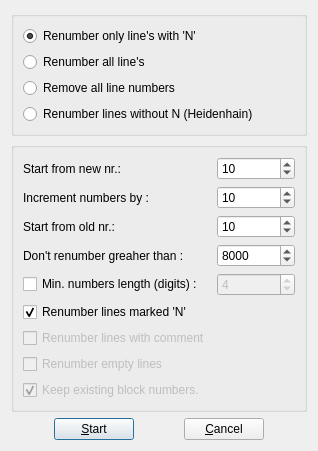
<?xml version="1.0" encoding="UTF-8"?>
<ui version="4.0">
 <class>RenumberDialog</class>
 <widget class="QDialog" name="RenumberDialog">
  <property name="windowModality">
   <enum>Qt::NonModal</enum>
  </property>
  <property name="geometry">
   <rect>
    <x>0</x>
    <y>0</y>
    <width>318</width>
    <height>432</height>
   </rect>
  </property>
  <property name="sizePolicy">
   <sizepolicy hsizetype="Preferred" vsizetype="Preferred">
    <horstretch>0</horstretch>
    <verstretch>0</verstretch>
   </sizepolicy>
  </property>
  <property name="windowTitle">
   <string>Dialog</string>
  </property>
  <property name="modal">
   <bool>true</bool>
  </property>
  <layout class="QVBoxLayout" name="verticalLayout_5">
   <item>
    <widget class="QGroupBox" name="groupBox_2">
     <property name="title">
      <string/>
     </property>
     <layout class="QGridLayout" name="gridLayout_3">
      <item row="0" column="0">
       <widget class="QRadioButton" name="mRenumLines">
        <property name="toolTip">
         <string>Renumber lines that already have line numbers</string>
        </property>
        <property name="text">
         <string>Renumber only line's with 'N'</string>
        </property>
        <property name="checked">
         <bool>true</bool>
        </property>
       </widget>
      </item>
      <item row="1" column="0">
       <widget class="QRadioButton" name="mAllLines">
        <property name="enabled">
         <bool>true</bool>
        </property>
        <property name="toolTip">
         <string>Renumber all lines</string>
        </property>
        <property name="text">
         <string>Renumber all line's</string>
        </property>
       </widget>
      </item>
      <item row="2" column="0">
       <widget class="QRadioButton" name="mRemoveAll">
        <property name="enabled">
         <bool>true</bool>
        </property>
        <property name="text">
         <string>Remove all line numbers</string>
        </property>
       </widget>
      </item>
      <item row="3" column="0">
       <widget class="QRadioButton" name="mRenumHe">
        <property name="text">
         <string>Renumber lines without N (Heidenhain)</string>
        </property>
       </widget>
      </item>
     </layout>
    </widget>
   </item>
   <item>
    <widget class="QGroupBox" name="groupBox">
     <property name="title">
      <string/>
     </property>
     <layout class="QGridLayout" name="gridLayout">
      <item row="1" column="0">
       <widget class="QLabel" name="fromlabel">
        <property name="text">
         <string>Start from new nr.:</string>
        </property>
       </widget>
      </item>
      <item row="1" column="1">
       <widget class="QSpinBox" name="startAtInput">
        <property name="minimum">
         <number>0</number>
        </property>
        <property name="maximum">
         <number>999999</number>
        </property>
        <property name="value">
         <number>10</number>
        </property>
       </widget>
      </item>
      <item row="3" column="1">
       <widget class="QSpinBox" name="formInput">
        <property name="minimum">
         <number>1</number>
        </property>
        <property name="maximum">
         <number>999999</number>
        </property>
        <property name="value">
         <number>10</number>
        </property>
       </widget>
      </item>
      <item row="2" column="1">
       <widget class="QSpinBox" name="incInput">
        <property name="minimum">
         <number>1</number>
        </property>
        <property name="maximum">
         <number>99</number>
        </property>
        <property name="value">
         <number>10</number>
        </property>
       </widget>
      </item>
      <item row="5" column="1">
       <widget class="QSpinBox" name="mSpinBox">
        <property name="enabled">
         <bool>false</bool>
        </property>
        <property name="minimum">
         <number>1</number>
        </property>
        <property name="maximum">
         <number>10</number>
        </property>
        <property name="value">
         <number>4</number>
        </property>
       </widget>
      </item>
      <item row="3" column="0">
       <widget class="QLabel" name="startAtlabel">
        <property name="text">
         <string>Start from old nr.:</string>
        </property>
       </widget>
      </item>
      <item row="2" column="0">
       <widget class="QLabel" name="inclabel">
        <property name="text">
         <string>Increment numbers by :</string>
        </property>
       </widget>
      </item>
      <item row="5" column="0">
       <widget class="QCheckBox" name="mCheckDivide">
        <property name="text">
         <string>Min. numbers length (digits) :</string>
        </property>
       </widget>
      </item>
      <item row="7" column="0">
       <widget class="QCheckBox" name="mRenumWithComm">
        <property name="enabled">
         <bool>false</bool>
        </property>
        <property name="text">
         <string>Renumber lines with comment</string>
        </property>
       </widget>
      </item>
      <item row="4" column="1">
       <widget class="QSpinBox" name="toInput">
        <property name="minimum">
         <number>1</number>
        </property>
        <property name="maximum">
         <number>999999</number>
        </property>
        <property name="value">
         <number>8000</number>
        </property>
       </widget>
      </item>
      <item row="4" column="0">
       <widget class="QLabel" name="toLabel">
        <property name="text">
         <string>Don't renumber greaher than :</string>
        </property>
       </widget>
      </item>
      <item row="8" column="0">
       <widget class="QCheckBox" name="mRenumEmpty">
        <property name="enabled">
         <bool>false</bool>
        </property>
        <property name="text">
         <string>Renumber empty lines</string>
        </property>
       </widget>
      </item>
      <item row="6" column="0">
       <widget class="QCheckBox" name="mRenumMarked">
        <property name="enabled">
         <bool>true</bool>
        </property>
        <property name="toolTip">
         <string>Just write N at beginning of line and use this function to replace N with correct line number</string>
        </property>
        <property name="text">
         <string>Renumber lines marked 'N'</string>
        </property>
        <property name="checked">
         <bool>true</bool>
        </property>
       </widget>
      </item>
      <item row="9" column="0">
       <widget class="QCheckBox" name="mKeepExisting">
        <property name="enabled">
         <bool>false</bool>
        </property>
        <property name="checked">
         <bool>true</bool>
        </property>
        <property name="text">
         <string>Keep existing block numbers.</string>
        </property>
        <property name="toolTip">
         <string>Keep already existing block numbers for empty lines.</string>
        </property>
       </widget>
      </item>
     </layout>
    </widget>
   </item>
   <item>
    <layout class="QHBoxLayout" name="horizontalLayout">
     <item>
      <spacer name="horizontalSpacer">
       <property name="orientation">
        <enum>Qt::Horizontal</enum>
       </property>
       <property name="sizeHint" stdset="0">
        <size>
         <width>40</width>
         <height>20</height>
        </size>
       </property>
      </spacer>
     </item>
     <item>
      <widget class="QPushButton" name="okButton">
       <property name="text">
        <string>&amp;Start</string>
       </property>
       <property name="icon">
        <iconset>
         <normaloff>:/images/start.png</normaloff>:/images/start.png</iconset>
       </property>
      </widget>
     </item>
     <item>
      <spacer name="horizontalSpacer_2">
       <property name="orientation">
        <enum>Qt::Horizontal</enum>
       </property>
       <property name="sizeHint" stdset="0">
        <size>
         <width>40</width>
         <height>20</height>
        </size>
       </property>
      </spacer>
     </item>
     <item>
      <widget class="QPushButton" name="cancelButton">
       <property name="text">
        <string>&amp;Cancel</string>
       </property>
       <property name="icon">
        <iconset>
         <normaloff>:/images/cancel.png</normaloff>:/images/cancel.png</iconset>
       </property>
       <property name="autoDefault">
        <bool>false</bool>
       </property>
      </widget>
     </item>
     <item>
      <spacer name="horizontalSpacer_3">
       <property name="orientation">
        <enum>Qt::Horizontal</enum>
       </property>
       <property name="sizeHint" stdset="0">
        <size>
         <width>40</width>
         <height>20</height>
        </size>
       </property>
      </spacer>
     </item>
    </layout>
   </item>
  </layout>
 </widget>
 <resources/>
 <connections/>
</ui>
